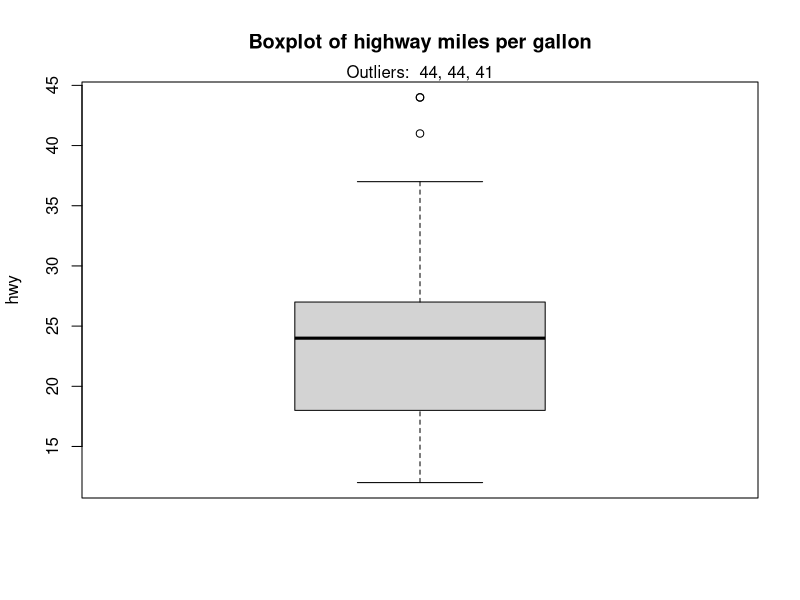

Write R code to recreate this figure.
library(ggplot2)
out<-boxplot.stats(mpg$hwy)$out
out_ind <- which(mpg$hwy %in% c(out))
out
out_ind
mpg[out_ind,]
boxplot(mpg$hwy,
        ylab = "hwy",
        main = "Boxplot of highway miles per gallon"
)
mtext(paste("Outliers: ", paste(out, collapse = ", ")))
m=mean(mpg$hwy)
sigma=sd(mpg$hwy)
upper=m+3*sigma
lower=m-3*sigma
outlier_ind <- which(mpg$hwy < lower | mpg$hwy > upper)
outlier_ind
mpg[outlier_ind,]
mpg[outlier_ind, "hwy"]


